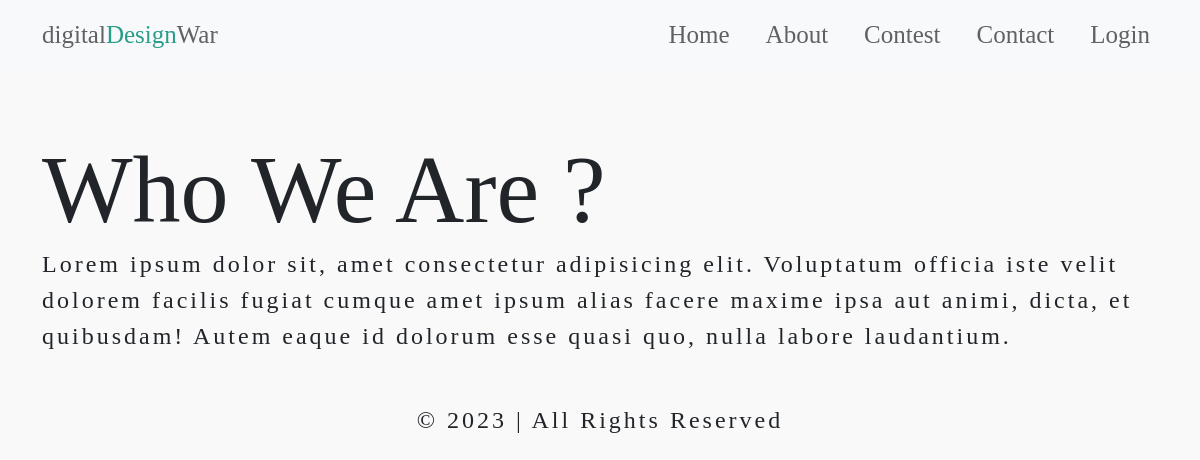
/about, run on the app's committed database.
### website/models.py (models this page shows, shortened)
class About(models.Model):
    banner = models.FileField(upload_to="about/", null=True, blank=True)
    heading = models.TextField()
    content = models.TextField()

### website/views.py (the view)
# urls.py: path("about", views.about, name="about"),
def about(request):
    data = About.objects.all()
    context = {
        "data":data
    }
    return render(request, 'pages/about.html', context)

### template/pages/about.html (shortened to what this page needs)
{% extends "../base.html" %}
{% block content %}
{% for data in data %}
<div class="container my-5">
    <h1>{{data.heading}}</h1>
    <p>{{data.content}}</p>
</div>
{% endfor %}
{% endblock content %}

### static/assets/css/style.css (style rules this page uses)
* { margin: 0; padding: 0; box-sizing: border-box; text-decoration: none !important; list-style: none; }
:root { --main: #289E8A; --black: #000000; --white: #ffffff; --grey: #606163; }
html, body { background-color: #f9f9f9 !important; }
h1, h2, h3, h4, h5, h6, a { font-family: mainFont; }
p { font-family: mainFont; font-size: 2vw; letter-spacing: 3px; }
h1 { font-size: 8vw; line-height: 8vw; }

### static/assets/css/animation.css (style rules this page uses)
:root { --mousefollowercolor:#000 }
body { background-color:#fff }

### data on the page
About: heading "Who We Are ?", content "Lorem ipsum dolor sit, amet consectetur adipisicing elit. Voluptatum officia iste velit dolorem facilis fugiat cumque amet ipsum alias facere maxime ipsa aut animi, dicta, et quibusdam! Autem eaque id dolorum esse quasi quo, nulla labore laudantium."
